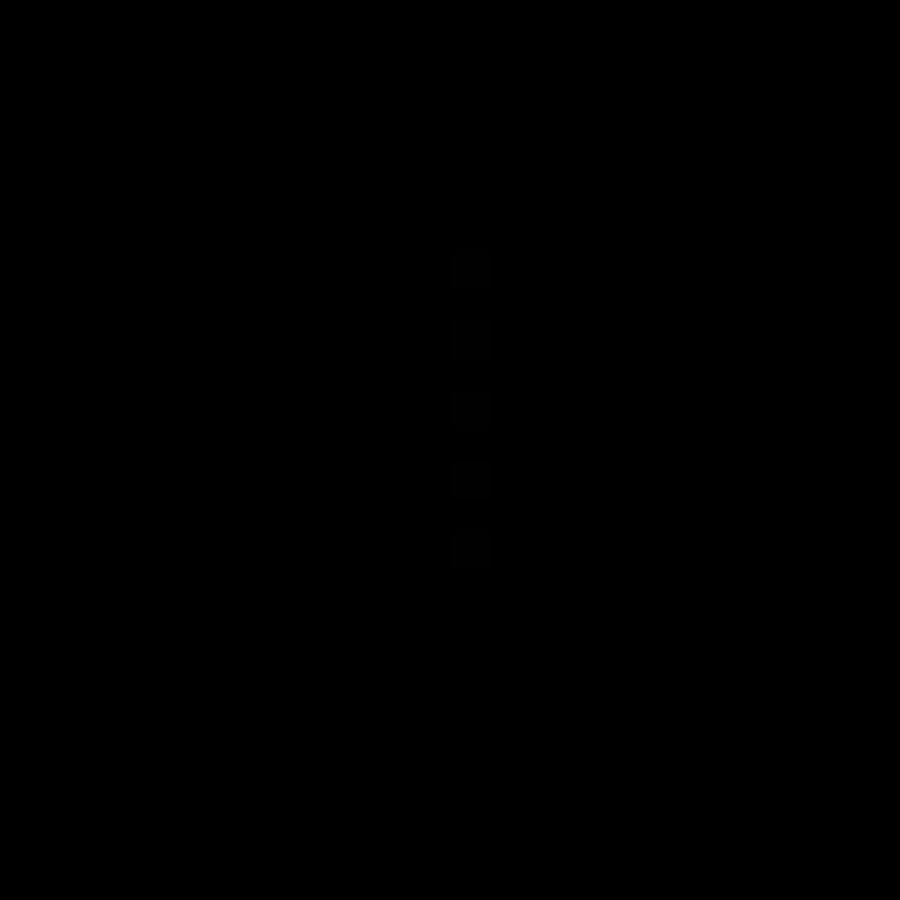
Frame 1 (no input)
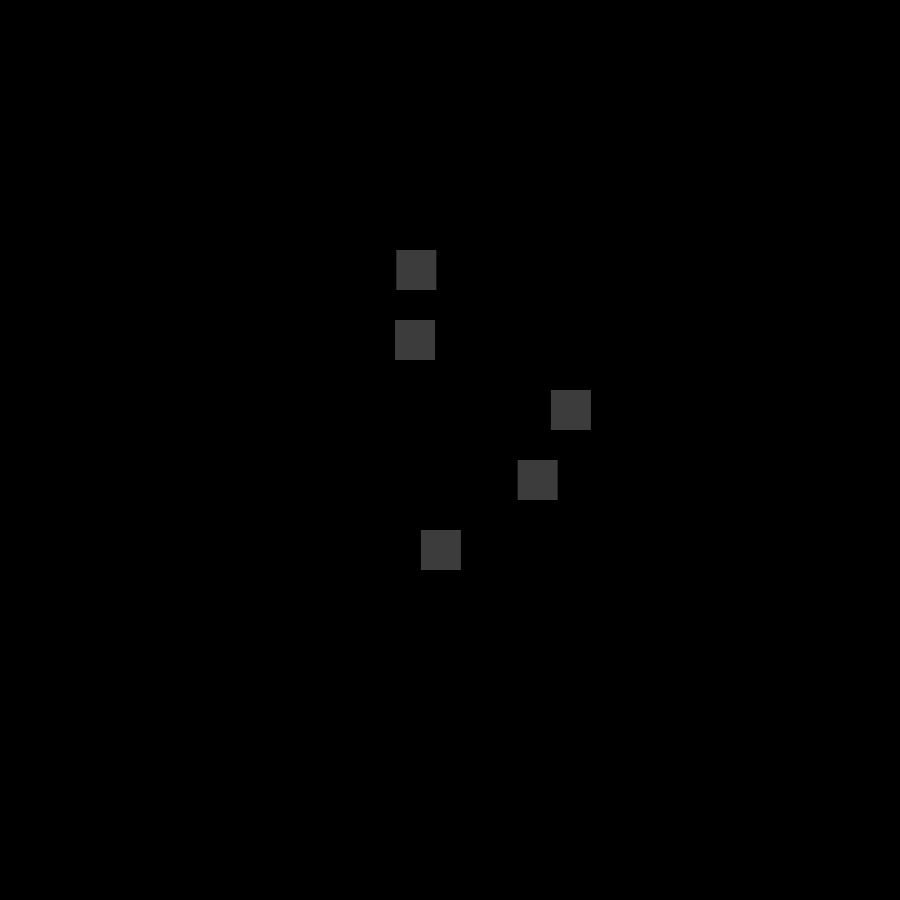
Frame 60 (the mouse pressed at the canvas centre just before this capture)
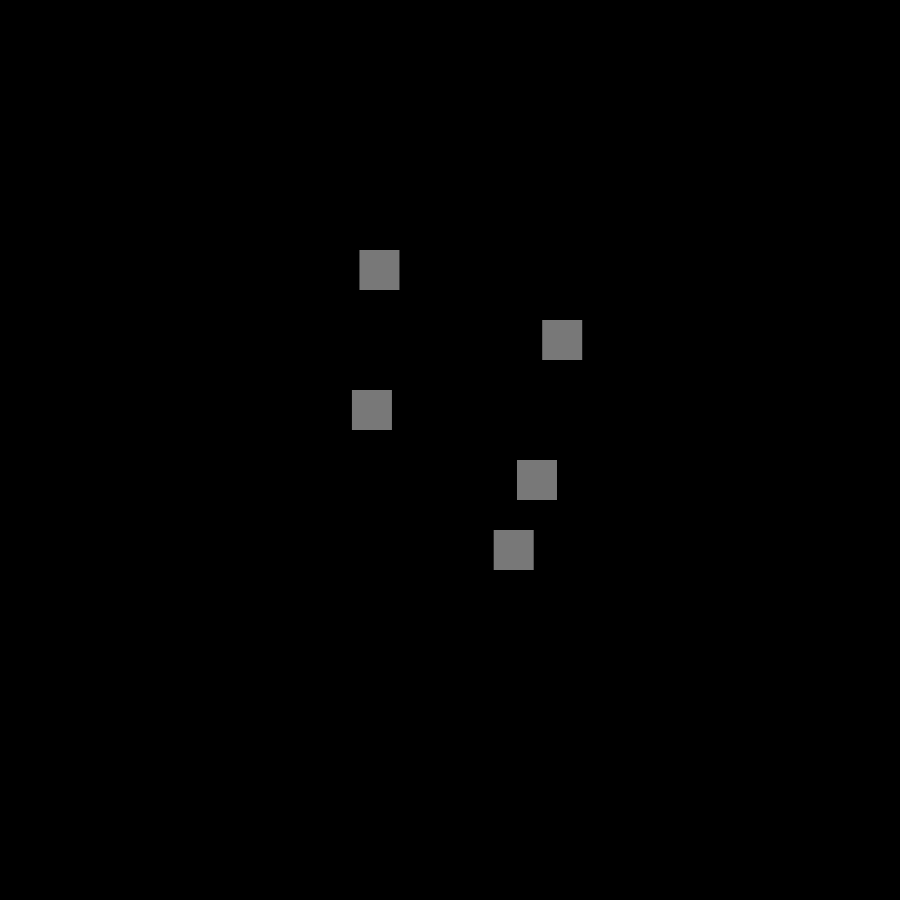
Frame 120 (the mouse held since frame 60 and released just before this capture)

The Processing sketch that drew these frames (run headless with seeded random() and noise(); from frame 60 on, the mouse is pressed at the canvas centre):

// Processing sketch: sketch_04_05_wavefigure
// ── sketch_04_05_wavefigure.pde
color bg = #000000;
color fg = #f1f1f1;

void setup() {
  size (900, 900);
  background(bg);
  translate(width/2, height/2);
}

void draw () {
  background(bg);
  noStroke();
  for (int i = 0; i < 5; i++) {
    fill(frameCount % 255);
    rect(sin(frameCount/(i+5))*(i+100)+450, i*70+250, 40, 40);
  }
}
